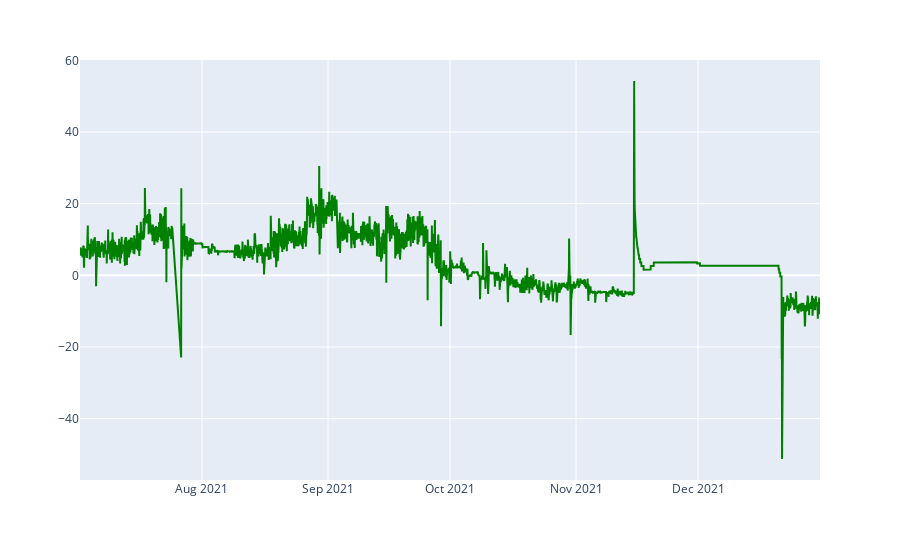

The cell this chart's notebook holds for it:
### Code cell
testing_data['Difference'] =  testing_data['STATOR_TEMP_L1'] - testing_data['Prediction']
difference_fig = px.line()
difference_fig.add_trace(
                go.Scatter(
                    x=testing_data.index,
                    y=testing_data['Difference'],
                    mode="lines",
                    name='Difference',
                    line=dict(color="green"),
                )
            )

### Figure 1 — Plotly figure (JSON) as saved in the notebook; plotly's stock layout.template omitted (floating-point values rounded to 4 significant figures; data arrays with more than 128 entries replaced by an {"elided": "..."} marker saying what was removed)
{"data": [{"hovertemplate": "<extra></extra>", "legendgroup": "", "line": {"color": "#636efa", "dash": "solid"}, "marker": {"symbol": "circle"}, "mode": "lines", "name": "", "orientation": "v", "showlegend": false, "type": "scatter", "xaxis": "x", "yaxis": "y"}, {"line": {"color": "green"}, "mode": "lines", "name": "Difference", "type": "scatter", "x": {"elided": "4369 str values"}, "y": {"elided": "4369 float values"}}], "layout": {"legend": {"tracegroupgap": 0}, "margin": {"t": 60}, "xaxis": {"anchor": "y", "domain": [0, 1]}, "yaxis": {"anchor": "x", "domain": [0, 1]}}}
